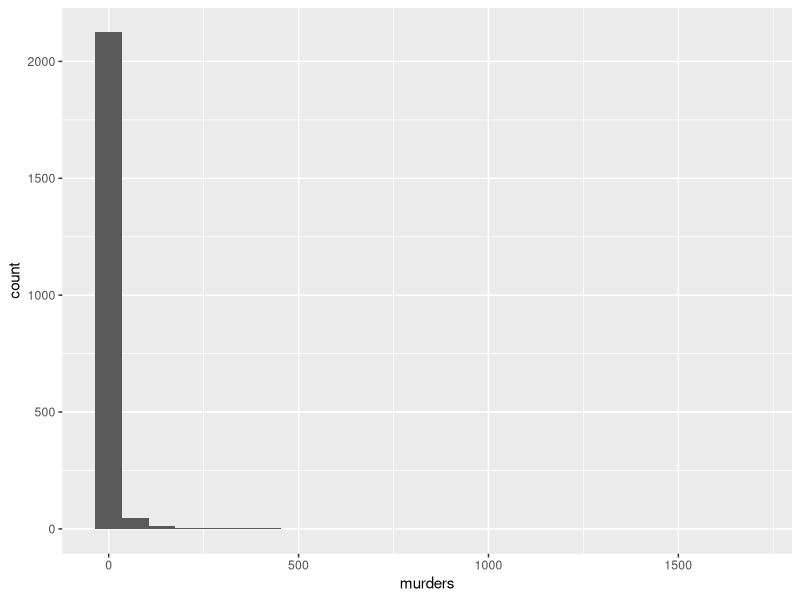
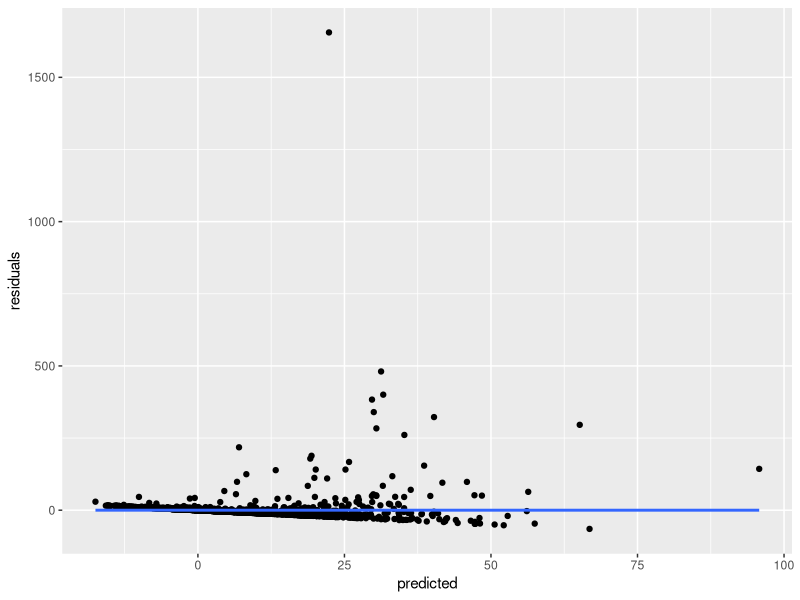
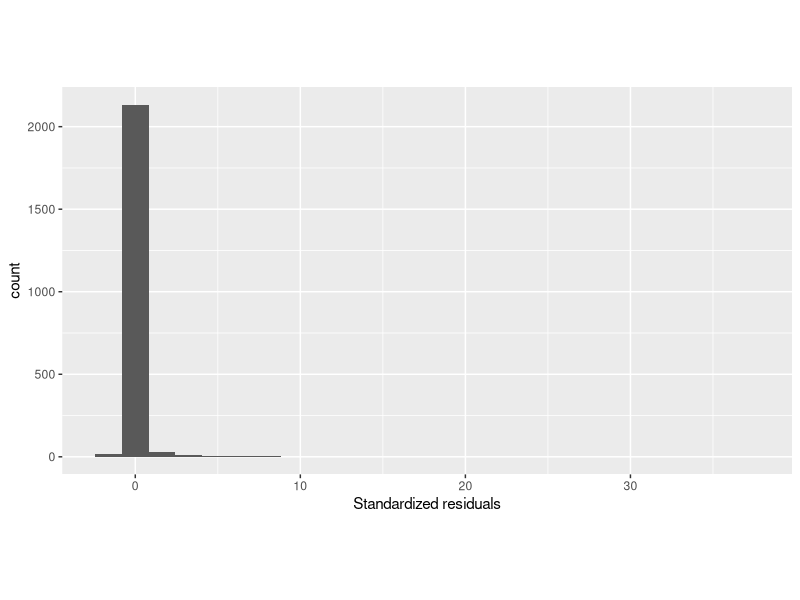
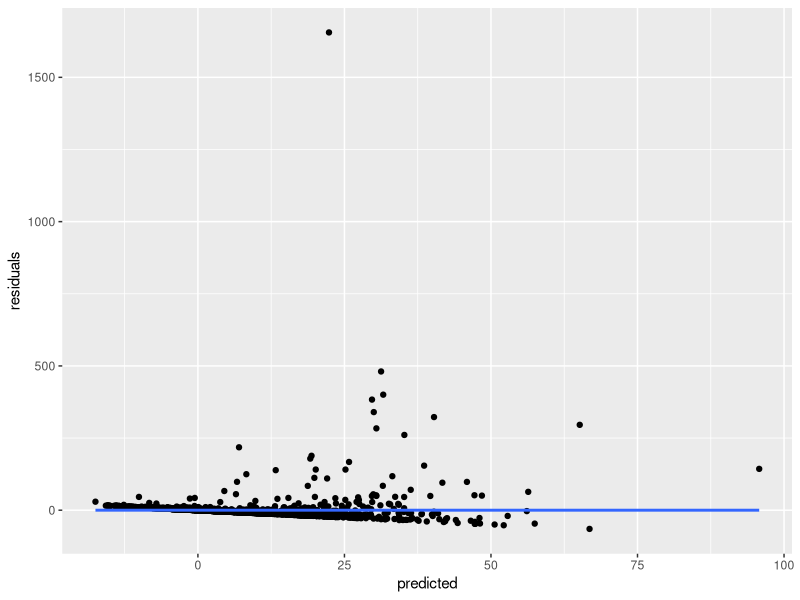
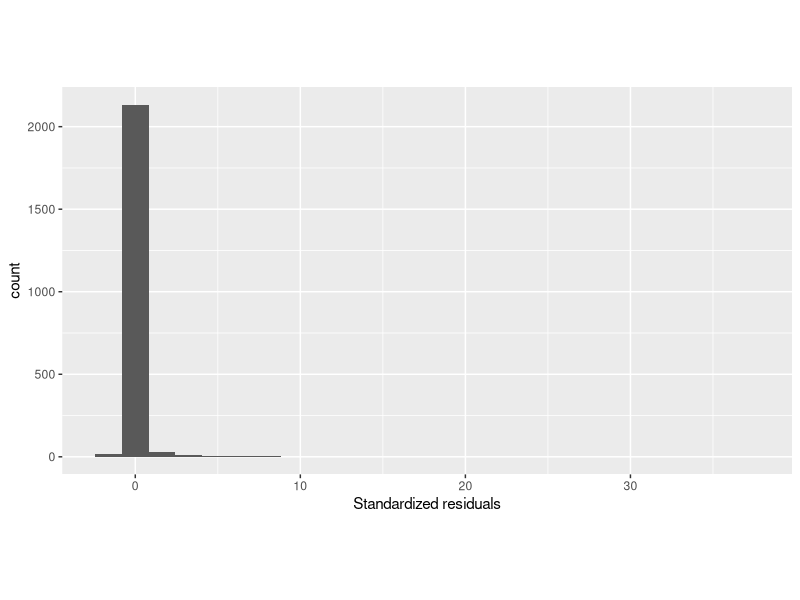

These figures' R source, in order:
# problem set 4
# part 1

library(tidyverse)
library(GGally)
library("gridExtra")
library("here")
#
here()

#load data
murders_df<-read_csv(here::here("raw_data","murders.csv"))
murders_df <- filter(murders_df, year=='1995')

#question 1
summary(murders_df$murders)
murders_df %>% ggplot(aes(x = murders)) +
    geom_histogram(bins =25) + xlab("murders")

#question 2
q2<- select(murders_df,murders, popul,arrests,murdrate, arrestrate,percblack)
cor_coeff <- cor(q2, method='pearson')

#question 3 & 4
# first model:
# murders= %10~19 + %20~29 +  %male + %black + %income
names(murders_df)
lm_murd_q3<- lm(murders ~ perc1019+ perc2029 + percblack + percmale + rpcpersinc ,murders_df)
summary(lm_murd_q3)

#question 5
q5_df<- select(murders_df,murders, perc1019, perc2029 , percblack, percmale, rpcpersinc)
q5_df<- mutate(q5_df,"predicted"= predict(lm_murd_q3),
               "residuals"=residuals(lm_murd_q3),
               "stand_res" = rstandard(lm_murd_q3)
               ) # add column for fitted value, residuals, standardize residual


# residual vesus fitted value graph
q5_df %>% ggplot(aes(x = predicted, y = residuals)) + geom_point() +
  geom_smooth(method = "lm", se = F)
  ggsave(here("figures", "Part1_diag_pred_resd.png"))

# Standardised residuals histogram
q5_df %>% ggplot(aes(x = stand_res)) +
  geom_histogram(bins =25) + xlab("Standardized residuals") +
  coord_fixed(ratio=0.01)
ggsave(here("figures", "Part1_std_resd_hist.png"))
